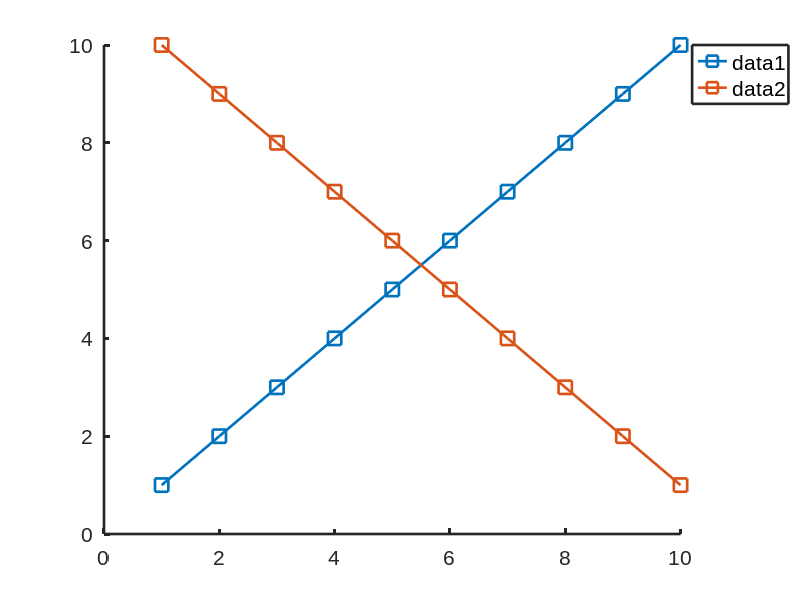

This chart was generated by the following MATLAB code: (Note: this script raises an error after producing the figure.)
clear;
close all;
clc;

set(0,'defaultAxesFontName','Arial');
resolutionScaling = 96/get(0,'ScreenPixelsPerInch');
fontSize = 16*resolutionScaling;
lineWidth = 2*resolutionScaling;
markerSize = 10*resolutionScaling;

hold on
p = plot(1:10,[1:10;10:-1:1],'s-','LineWidth',lineWidth,'MarkerSize',markerSize);
set(gca,'Fontsize',fontSize,'LineWidth',lineWidth)
l = legend(p,{'data1','data2'},'Location','NorthEastOutside','Orientation','Vertical','Fontsize',fontSize,'Box','on','LineWidth',lineWidth);
% l = legend(p,{'data1','data2'},'Location','SouthWestOutside','Orientation','Vertical','Fontsize',fontSize,'Box','on','LineWidth',lineWidth);
plot2svg('legend.svg')
saveas(gca,'legend_saveas.svg')
